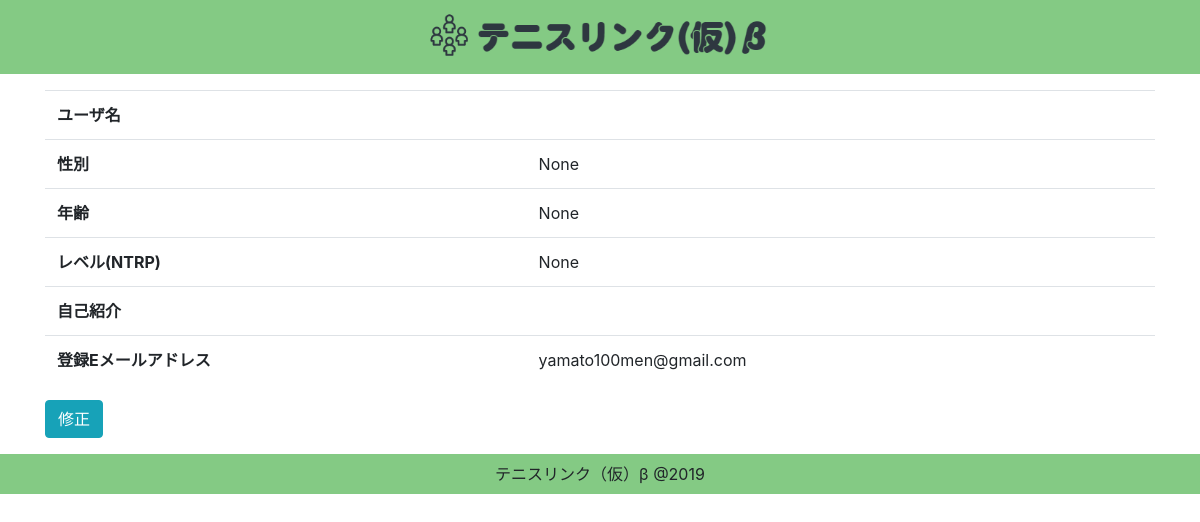
/register/user_detail/4/ (signed in), run on the app's committed database.
### register/models.py (models this page shows, shortened)
class User(AbstractBaseUser, PermissionsMixin):
    email = models.EmailField(_('email address'), unique=True)
    first_name = models.CharField(_('first name'), max_length=30, blank=True)
    last_name = models.CharField(_('last name'), max_length=150, blank=True)
    user_name = models.CharField(_('ユーザ名'), max_length=150, blank=True)
    user_introduction = models.TextField(_('自己紹介'), blank=True)
    SEX_CHOICES = (
        (10, '男性'),
        (20, '女性'),
    )
    user_sex = models.IntegerField(_('性別'),choices=SEX_CHOICES, blank=True, null=True)
    AGE_CHOICES = (
        (10, '10代'),
        (20, '20代'),
        (30, '30代'),
        (40, '40代'),
        (30, '50代'),
        (60, '60代～'),
    )
    user_age = models.IntegerField(_('年齢'), choices=AGE_CHOICES, blank=True, null=True)
    LEVEL_CHOICES = (
        (10, '1.0'),
        (20, '1.5'),
        (30, '2.0'),
        (40, '2.5'),
        (50, '3.0'),
        (60, '3.5'),
        (70, '4.0'),
        (80, '4.5'),
        (90, '5.0'),
        (100, '5.5'),
        (100, '6.0'),
    )
    user_level = models.IntegerField(_('レベル(NTRP)'), choices=LEVEL_CHOICES, blank=True, null=True)
    is_staff = models.BooleanField(
        _('staff status'),
        default=False,
        help_text=_(
            'Designates whether the user can log into this admin site.'),
    )
    is_active = models.BooleanField(
        _('active'),
        default=True,
        help_text=_(
            'Designates whether this user should be treated as active. '
            'Unselect this instead of deleting accounts.'
        ),
    )
    date_joined = models.DateTimeField(_('date joined'), default=timezone.now)
    objects = UserManager()
    EMAIL_FIELD = 'email'
    USERNAME_FIELD = 'email'
    REQUIRED_FIELDS = []
    class Meta:
        verbose_name = _('user')
        verbose_name_plural = _('users')

### register/views.py (the view)
# urls.py: path('user_detail/<int:pk>/', views.UserDetail.as_view(), name='user_detail'),
class UserDetail(OnlyYouMixin, generic.DetailView):
    model = User
    template_name = 'register/user_detail.html'  # デフォルトユーザーを使う場合に備え、きちんとtemplate名を書く

### register/views.py (called while the page is built)
    def test_func(self):
        user = self.request.user
        return user.pk == self.kwargs['pk'] or user.is_superuser

### register/templates/register/user_detail.html
{% extends "matchapp/base.html" %}
{% block content %}
<table class="table">
    <tbody>
        <tr>
            <th>ユーザ名</th>
            <td>{{ user.user_name }}</td>
        </tr>
        <tr>
            <th>性別</th>
            <td>{{ user.get_user_sex_display }}</td>
        </tr>
        <tr>
            <th>年齢</th>
            <td>{{ user.get_user_age_display }}</td>
        </tr>
        <tr>
            <th>レベル(NTRP)</th>
            <td>{{ user.get_user_level_display }}</td>
        </tr>
        <tr>
            <th>自己紹介</th>
            <td>{{ user.user_introduction }}</td>
        </tr>
        <tr>
            <th>登録Eメールアドレス</th>
            <td>{{ user.email }}</td>
        </tr>
    </tbody>
</table>
<a href="{% url 'register:user_update' user.pk %}"  class="btn btn-info" role="button" aria-pressed="true">修正</a>
{% endblock %}

### static/style.css (style rules this page uses)
html, body { height: 100%; }

### data on the page
User: user_sex "None", user_age "None", user_level "None", email "yamato100men@gmail.com"
